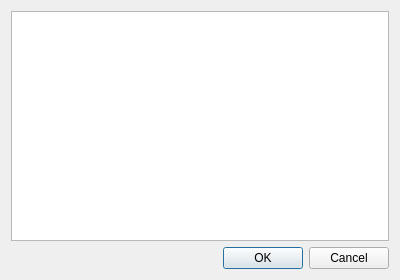
<?xml version="1.0" encoding="UTF-8"?>
<ui version="4.0">
 <class>Dialog</class>
 <widget class="QDialog" name="Dialog">
  <property name="geometry">
   <rect>
    <x>0</x>
    <y>0</y>
    <width>400</width>
    <height>280</height>
   </rect>
  </property>
  <property name="windowTitle">
   <string>Input Devices</string>
  </property>
  <layout class="QVBoxLayout" name="verticalLayout">
   <item>
    <widget class="QListWidget" name="lstDevices"/>
   </item>
   <item>
    <widget class="QDialogButtonBox" name="buttonBox">
     <property name="orientation">
      <enum>Qt::Horizontal</enum>
     </property>
     <property name="standardButtons">
      <set>QDialogButtonBox::Cancel|QDialogButtonBox::Ok</set>
     </property>
    </widget>
   </item>
  </layout>
 </widget>
 <resources/>
 <connections>
  <connection>
   <sender>buttonBox</sender>
   <signal>accepted()</signal>
   <receiver>Dialog</receiver>
   <slot>accept()</slot>
   <hints>
    <hint type="sourcelabel">
     <x>248</x>
     <y>254</y>
    </hint>
    <hint type="destinationlabel">
     <x>157</x>
     <y>274</y>
    </hint>
   </hints>
  </connection>
  <connection>
   <sender>buttonBox</sender>
   <signal>rejected()</signal>
   <receiver>Dialog</receiver>
   <slot>reject()</slot>
   <hints>
    <hint type="sourcelabel">
     <x>316</x>
     <y>260</y>
    </hint>
    <hint type="destinationlabel">
     <x>286</x>
     <y>274</y>
    </hint>
   </hints>
  </connection>
 </connections>
</ui>
